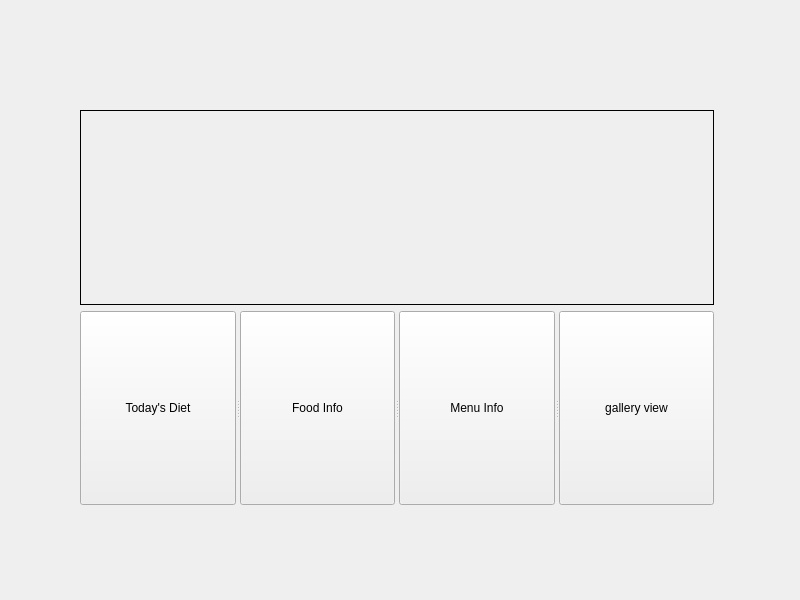
<?xml version="1.0" encoding="UTF-8"?>
<ui version="4.0">
 <class>MainWidget</class>
 <widget class="QWidget" name="MainWidget">
  <property name="geometry">
   <rect>
    <x>0</x>
    <y>0</y>
    <width>800</width>
    <height>600</height>
   </rect>
  </property>
  <property name="windowTitle">
   <string>Form</string>
  </property>
  <widget class="QWidget" name="layoutWidget">
   <property name="geometry">
    <rect>
     <x>80</x>
     <y>110</y>
     <width>634</width>
     <height>395</height>
    </rect>
   </property>
   <layout class="QGridLayout" name="gridLayout">
    <item row="0" column="0">
     <widget class="QLabel" name="label">
      <property name="frameShape">
       <enum>QFrame::Box</enum>
      </property>
      <property name="text">
       <string/>
      </property>
      <property name="pixmap">
       <pixmap>../../../Downloads/jellyfish.jpg</pixmap>
      </property>
     </widget>
    </item>
    <item row="1" column="0">
     <widget class="QSplitter" name="splitter">
      <property name="orientation">
       <enum>Qt::Horizontal</enum>
      </property>
      <widget class="QPushButton" name="pushButton_todayDiet">
       <property name="text">
        <string>Today's Diet</string>
       </property>
      </widget>
      <widget class="QPushButton" name="pushButton_foodInfo">
       <property name="text">
        <string>Food Info</string>
       </property>
      </widget>
      <widget class="QPushButton" name="pushButton_menuInfo">
       <property name="text">
        <string>Menu Info</string>
       </property>
      </widget>
      <widget class="QPushButton" name="pushButton_galleryView">
       <property name="text">
        <string>gallery view</string>
       </property>
      </widget>
     </widget>
    </item>
   </layout>
  </widget>
 </widget>
 <resources/>
 <connections/>
</ui>
